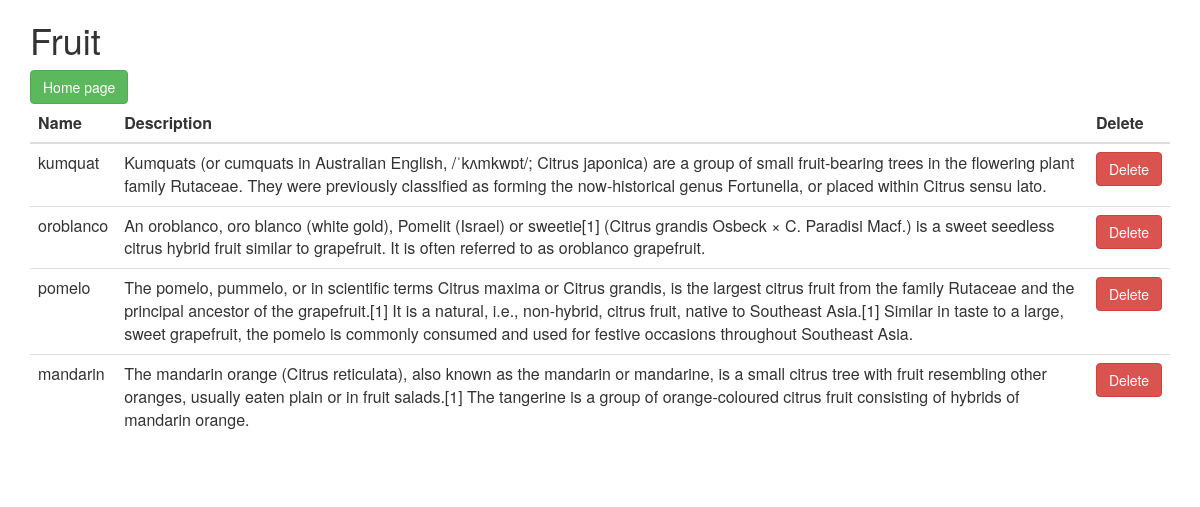
Page /user_fruits.php on the committed database.
### tables this page shows
CREATE TABLE `fruits` (
  `id` int(11) NOT NULL,
  `fruit` varchar(255) NOT NULL,
  `description` text NOT NULL,
  `user_id` int(11) NOT NULL
);

### Database.php (called while the page is built, shortened)
<?php
class Database
{
    public $connect;
    private $host = "localhost";
    private $username = 'root';
    private $password = 'root';
    private $database = 'task2';
    public function database_connect()
    {
        $this->connect = mysqli_connect($this->host, $this->username, $this->password, $this->database);
    }
    public function execute_query($query)
    {
        return mysqli_query($this->connect, $query);
    }
}

### Fruits.php (the view, shortened to what this page needs)
<?php
include("Database.php");
class Fruits extends Database
{
    public function user_fruits($user_id)
    {
        $sql = "SELECT * FROM fruits WHERE user_id='$user_id'";
        $result = $this->execute_query($sql);
        $fruits = "";
        while($row = mysqli_fetch_array($result))
        $fruits .="
            <tr>
                <td>" . $row['fruit'] . "</td>
                <td>" . $row['description'] . "</td>
                <td><a href='delete_fruit.php?id=" . $row['id'] . "'><button class='btn btn-danger col-md-12'>Delete</button></a></td>
            </tr>
            ";
        echo $fruits;
    }
}

### user_fruits.php (shortened to what this page needs)
<?php
include("Fruits.php");
$user_id = $_GET['user_id'];
$user_fruit = new Fruits();
?>
<html>
<head>
    <link rel="stylesheet" href="https://maxcdn.bootstrapcdn.com/bootstrap/3.3.6/css/bootstrap.min.css"/>
</head>
<div class="container">
    <h1>Fruit</h1>
    <a href='index.php'>
        <button class='btn btn-success my-3'>Home page</button>
    </a>
    <table class="table">
        <thead>
        <tr>
            <th scope="col">Name</th>
            <th scope="col">Description</th>
            <th scope="col">Delete</th>
        </tr>
        </thead>
        <tbody>
        <tr>
            <?php
            $user_fruit->user_fruits($user_id)
            ?>
        </tr>
        </tbody>
    </table>
    <br>

### rows in the picture
fruits: fruit "kumquat", description "Kumquats (or cumquats in Australian English, /ˈkʌmkwɒt/; Citrus japonica) are a group of small fruit-bearing trees in the flowering plant family Rutaceae. They were previously classified as forming the now-historical genus Fortunella, or placed within Citrus sensu lato."
fruits: fruit "oroblanco", description "An oroblanco, oro blanco (white gold), Pomelit (Israel) or sweetie[1] (Citrus grandis Osbeck × C. Paradisi Macf.) is a sweet seedless citrus hybrid fruit similar to grapefruit. It is often referred to as oroblanco grapefruit."
fruits: fruit "pomelo", description "The pomelo, pummelo, or in scientific terms Citrus maxima or Citrus grandis, is the largest citrus fruit from the family Rutaceae and the principal ancestor of the grapefruit.[1] It is a natural, i.e., non-hybrid, citrus fruit, native to Southeast Asia.[1] Similar in taste to a large, sweet grapefruit, the pomelo is commonly consumed and used for festive occasions throughout Southeast Asia."
fruits: fruit "mandarin", description "The mandarin orange (Citrus reticulata), also known as the mandarin or mandarine, is a small citrus tree with fruit resembling other oranges, usually eaten plain or in fruit salads.[1] The tangerine is a group of orange-coloured citrus fruit consisting of hybrids of mandarin orange."
